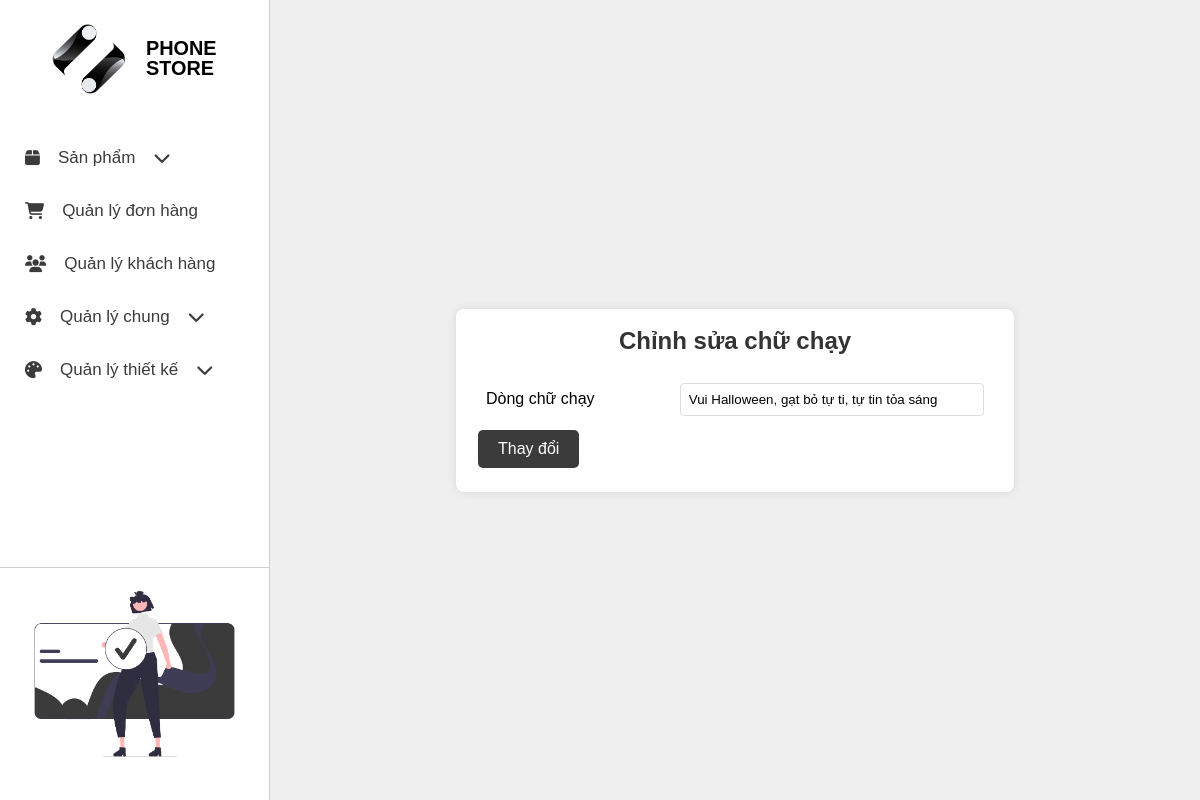
The app's page /app/views/admin/index.php?page=qlchuchay with its own data.
### tables this page shows
CREATE TABLE `tbl_logo` (
  `id_logo` int(11) NOT NULL,
  `img_path` varchar(100) NOT NULL
);

CREATE TABLE `tbl_chuchay` (
  `id_textchay` int(11) NOT NULL,
  `noidung` varchar(255) NOT NULL
);

### app/controllers/Admin/logoController/hienthi_logo_controller.php (called while the page is built)
<?php
  include_once($_SERVER['DOCUMENT_ROOT'] . '/BTL_web/app/models/logo.php');
  $logo = new data_logo();
  $result = $logo->hienthi_logo();
?>

### app/models/logo.php (called while the page is built, shortened)
<?php
include_once($_SERVER['DOCUMENT_ROOT'] . '/BTL_web/config/dbconnect.php');
class data_logo{
    public function hienthi_logo(){
        global $conn;
        $sql = "SELECT * FROM tbl_logo";
        $result = mysqli_query($conn, $sql);
        return $result;
    }
}
?>

### app/controllers/Admin/chuchayController/hienthi_chuchay_controller.php (called while the page is built)
<?php
  include_once($_SERVER['DOCUMENT_ROOT'] . '/BTL_web/app/models/chuchay.php');
  $chuchay = new data_chuchay();
  $result = $chuchay->hienthi_chuchay();
?>

### app/models/chuchay.php (called while the page is built, shortened)
<?php
include_once($_SERVER['DOCUMENT_ROOT'] . '/BTL_web/config/dbconnect.php');
class data_chuchay{
    public function hienthi_chuchay(){
        global $conn;
        $sql = "SELECT * FROM tbl_chuchay";
        $result = mysqli_query($conn, $sql);
        return $result;
    }
}
?>

### app/views/admin/chuchay/view_chuchay.php (the view, shortened to what this page needs)
<?php
  include_once($_SERVER['DOCUMENT_ROOT'] . '/BTL_web/app/controllers/Admin/chuchayController/hienthi_chuchay_controller.php');
  global $result;
  $row = mysqli_fetch_assoc($result);
?>
<link rel="stylesheet" href="/BTL_web/app/views/admin/chuchay/view_chuchay.css">
<div class="container">
<h2>Chỉnh sửa chữ chạy</h2>
<form action="/BTL_web/app/controllers/Admin/chuchayController/sua_chuchaycontroller.php" method="post">
    <table>
    <tbody>
        <tr>
        <td>Dòng chữ chạy</td>
        <td><input type="text" name="noidung" value="<?php echo $row['noidung']; ?>" required></td>
        </tr>
    </tbody>
    </table>
    <button type="submit">Thay đổi</button>
</form>
</div>

### app/views/admin/index.php (shortened to what this page needs)
<?php
    include_once($_SERVER['DOCUMENT_ROOT'] . '/BTL_web/app/controllers/Admin/logoController/hienthi_logo_controller.php');
    $row_logo = mysqli_fetch_assoc($result);
?>
<!DOCTYPE html>
<html lang="en">
<head>
    <link rel="stylesheet" href="https://cdnjs.cloudflare.com/ajax/libs/font-awesome/6.6.0/css/all.min.css" />
    <link rel="stylesheet" href="./index.css">
</head>
<body>
    <div class="sidebar">
        <div class = "div_logo">
            <a href="./" class="logo">
                <img src="<?php echo $row_logo['img_path']; ?>" width="100px" alt="Logo">
                <h3>PHONE STORE</h3>
            </a>
        </div>
        <ul>
            <li class="menu">
                <a href="">
                    <i class="fas fa-box"></i> <span>Sản phẩm</span>
                    <i class="fas fa-chevron-down dropdown-icon"></i>
                </a>
            </li>
            <li >
                <a href="?page=qldonhang">
                    <i class="fas fa-shopping-cart"></i> <span>Quản lý đơn hàng</span>
                </a>
            </li>
            <li>
                <a href="?page=qlkhachhang">
                    <i class="fas fa-users"></i> <span>Quản lý khách hàng</span>
                </a>
            </li>
            <li class="menu">
                <a href="#">
                    <i class="fa-solid fa-gear"></i> <span>Quản lý chung</span>
                    <i class="fas fa-chevron-down dropdown-icon"></i>
                </a>
            </li>
            <li class="menu">
                <a href="#">
                    <i class="fas fa-palette"></i> <span>Quản lý thiết kế</span>
                    <i class="fas fa-chevron-down dropdown-icon"></i>
                </a>
            </li>
        </ul>
        <div class="div_img">
            <img src="/BTL_web/public/imgs/admin_div_sidebar.png" alt="">
        </div>
    </div>
    <div class="main">
        <?php
            if(isset($_GET['page']) && $_GET['page'] == 'qlsanpham') {
                include("./sanpham/view_list_sanpham.php");
            }
            else if(isset($_GET['page']) && $_GET['page'] == 'them_sanpham') {
                include("./sanpham/view_them_sanpham.php");
            }
            else if(isset($_GET['page']) && $_GET['page'] == 'sua_sanpham') {
                include("./sanpham/view_sua_sanpham.php");
            }
            else if(isset($_GET['page']) && $_GET['page'] == 'them_hang') {
                include("./hang/view_them_hang.php");
            }
            else if(isset($_GET['page']) && $_GET['page'] == 'sua_hang') {
                include("./hang/view_sua_hang.php");
            }
            else if(isset($_GET['page']) && $_GET['page'] == 'qlhang') {
                include("./hang/view_list_hang.php");
            }
            else if(isset($_GET['page']) && $_GET['page'] == 'qldonhang') {
                include("./donhang/view_list_donhang.php");
            }
            else if(isset($_GET['page']) && $_GET['page'] == 'chitiet_donhang') {
                include("./donhang/view_chitiet_donhang.php");
            }
            else if(isset($_GET['page']) && $_GET['page'] == 'qlkhachhang') {
                include("./khachhang/view_list_khachhang.php");
            }
            else if(isset($_GET['page']) && $_GET['page'] == 'qlchuchay') {
                include("./chuchay/view_chuchay.php");
            }
        ?>
    </div>
</body>
</html>

### app/views/admin/index.css (style rules this page uses)
*, *:before, *:after { box-sizing: border-box; }
* { margin: 0; padding: 0; font-family: sans-serif; }
img, picture, svg, video { display: block; max-width: 100%; }
input, select, textarea { background-color: transparent; outline: none; }
button { cursor: pointer; background-color: transparent; outline: none; border: 0; }
body { min-height: 100vh; font-weight: 400; font-size: 16px; line-height: 1; }
a { text-decoration: none; color: inherit; }
body { display: grid; grid: "sidebar body" 1fr / 270px 1fr; }
.sidebar { background-color: #fff; font-size: 17px; display: flex; flex-direction: column; border-right: 1px solid #ccc; }
.div_logo { display: flex; justify-content: center; align-items: center; padding: 12px; margin-bottom: 25px; margin-top: 12px; }
.div_logo a { display: flex; justify-content: center; align-items: center; gap: 20px; }
.logo { width: 30%; height: 30%; display: block; }
.sidebar ul { list-style-type: none; padding: 0; margin: 0; }
.sidebar li { padding: 18px 25px; transition: all 0.3s ease; cursor: pointer; color: #3c3b3b; }
.sidebar li a { display:flex; align-items:center; justify-content:start; gap:18px; }
.sidebar li.menu { position: relative; }
.div_img { margin-top: auto; margin-bottom: 20px; border-top: 1px solid #ccc; }
.main { background-color: #efefef; display: flex; justify-content: center; align-items: center; }

### app/views/admin/chuchay/view_chuchay.css (style rules this page uses)
.container { width: 60%; margin: 50px auto; background-color: #fff; padding: 20px; border-radius: 8px; box-shadow: 0 0 10px rgba(0, 0, 0, 0.1); }
h2 { text-align: center; margin-bottom: 20px; color: #333; }
table { width: 100%; border-collapse: collapse; }
td { padding: 10px; }
input { width: 100%; padding: 8px; border: 1px solid #ddd; border-radius: 4px; box-sizing: border-box; }
button { display: block; padding: 10px; margin-top: 20px; background-color: #016bcf; color: white; border: none; border-radius: 4px; cursor: pointer; }
.container button { color: #fff; padding: 10px 20px; text-align: center; text-decoration: none; display: inline-block; font-size: 16px; margin: 4px 2px; cursor: pointer; border-radius: 5px; background-color: #3c3b3b; border: none; transition: all 0.3s ease; }

### records on screen
tbl_logo: img_path (picture)
tbl_chuchay: noidung "Vui Halloween, gạt bỏ tự ti, tự tin tỏa sáng"
